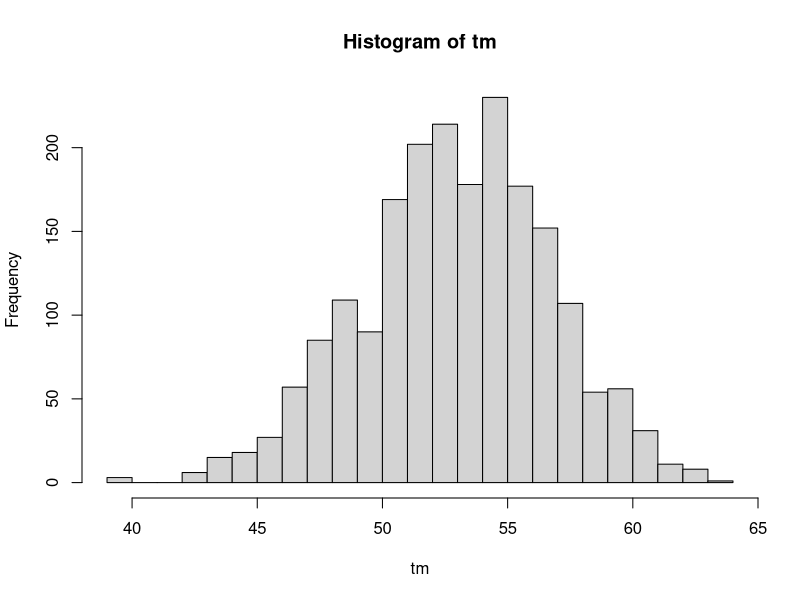

The R source for this figure:

### Melting Temperature
# https://www.sigmaaldrich.com/deepweb/assets/sigmaaldrich/marketing/global/documents/367/000/meltingtemp1.pdf


# Note: dS = actual_dS / 1000;
Tm.data = data.frame(
	nn = c("AA", "AT", "AC", "AG", "TA", "TT", "TC", "TG", "CA", "CT", "CC", "CG",
		"GA", "GT", "GC", "GG"),
	dH = c(-9.10, -8.60, -6.50, -7.80, -6.00, -9.10, -5.60, -5.80, -5.80, -7.80,
		-11.00, -11.90, -5.60, -6.50, -11.10, -11.00),
	dS = c(-0.0240, -0.0239, -0.0173, -0.0208, -0.0169, -0.0240, -0.0135, -0.0129,
		-0.0129, -0.0208, -0.0266, -0.0278, -0.0135, -0.0173, -0.0267, -0.0266) );

split.s2 = function(x) {
	splitNc = function(x) {
		tmp = strsplit(x, "(?<=..)", perl = TRUE)[[1]];
		LEN = length(tmp);
		if(nchar(tmp[LEN]) == 1) tmp = tmp[ - LEN];
		return(tmp);
	}
	s1 = splitNc(x);
	s2 = substr(x, 2, nchar(x));
	s2 = splitNc(s2);
	sA = c(s1, s2);
	return(sA);
}

# nc = Oligonucleotide concentration;
Tm = function(x, nc = 0.5, cNa = 0.05) {
	s2 = split.s2(x);
	id = match(s2, Tm.data$nn);
	dH = sum(Tm.data$dH[id]);
	dS = sum(Tm.data$dS[id]);
	# Scaled by 1/1000;
	A = -0.0108;  # dS for Initiation
	R = 0.001987; # Gas Constant
	# 16.6 / log(10) = 7.2093
	cNc = nc * 1E-6; # in mol / l;
	div = A + dS + R*log(cNc/4);
	Tm  = dH / div - 273.15 + 7.2093 * log(cNa);
	return(Tm);
}
# Seq of Nucleotides
Tm.nnSeq = function(x, nc = 0.5, cNa = 0.05) {
	LEN = length(x);
	if(LEN == 0) return(numeric(0));
	if(LEN == 1) return(NA);
	s2 = paste0(x[-LEN], x[-1]);
	id = match(s2, Tm.data$nn);
	dH = sum(Tm.data$dH[id]);
	dS = sum(Tm.data$dS[id]);
	# Scaled by 1/1000;
	A = -0.0108;  # dS for Initiation
	R = 0.001987; # Gas Constant
	# 16.6 / log(10) = 7.2093
	cNc = nc * 1E-6; # in mol / l;
	div = A + dS + R*log(cNc/4);
	Tm  = dH / div - 273.15 + 7.2093 * log(cNa);
	return(Tm);
}

### Simulations
simTm = function(n, iter = 2000, probs = c(1/4,1/4,1/4,1/4),
		nn.seq = c("A","T","G","C")) {
	replicate(iter, {
		nn = sample(nn.seq, n, replace = TRUE, prob = probs);
		Tm.nnSeq(nn);
	});
}
### Sequence = exactly same composition;
simTm.nnSeq = function(nn.seq, iter = 2000) {
	replicate(iter, {
		LEN = length(nn.seq);
		nn  = sample(nn.seq, LEN);
		Tm.nnSeq(nn);
	});
}


### Tests
Tm("AAAAACCCCCGGGGGTTTTT")
Tm.nnSeq(strsplit("AAAAACCCCCGGGGGTTTTT", "", fixed=TRUE)[[1]])
# 69.67

### Simulations
nn = rep(c("A","T","G","C"), c(4,4,4,4))
tm = simTm.nnSeq(nn)
hist(tm, breaks = 20)
summary(tm)

